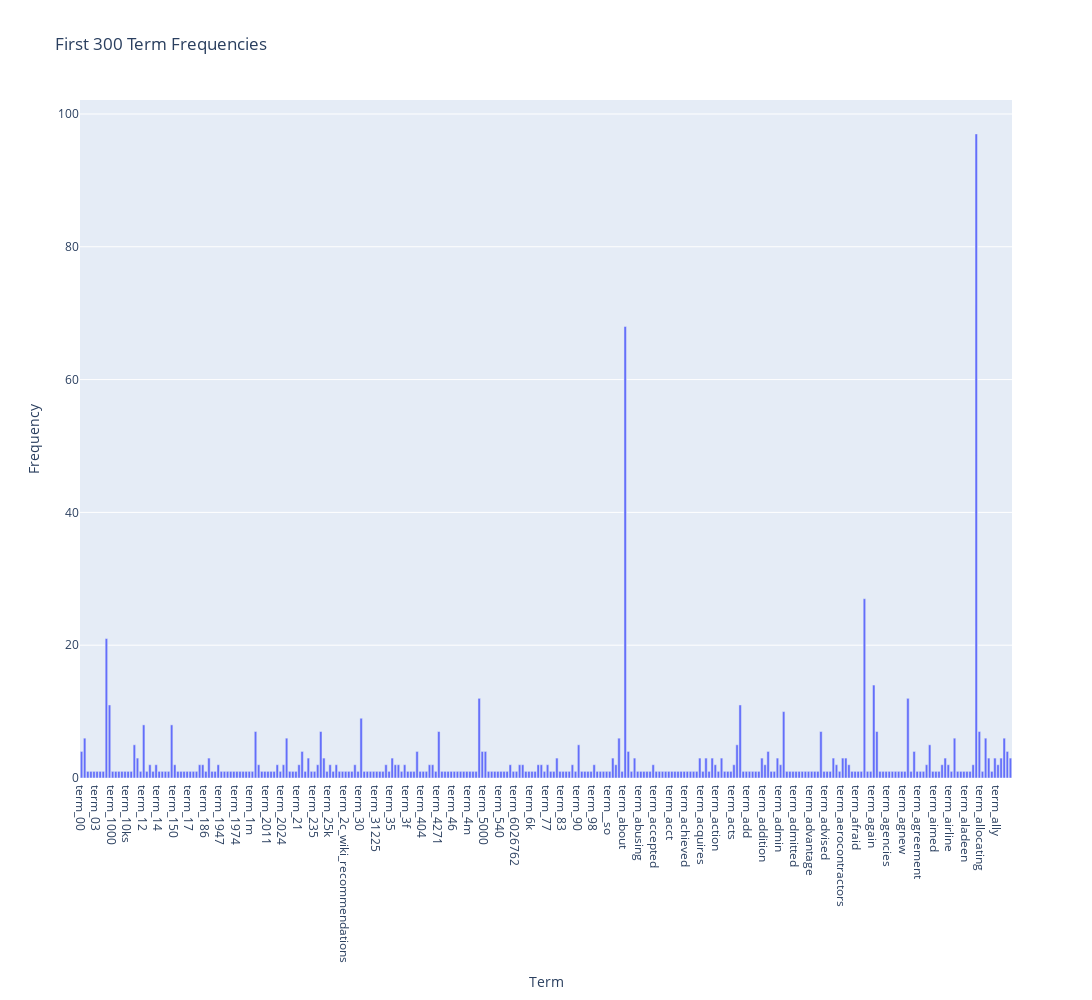

Write notebook code for a chart like this one.
### Code cell
# Exercise 12

print("This is exercise 12: " "\n")

import plotly.express as px #Normal plotly was not running.

bar = pd.DataFrame({
    "Term": ["term_"+str(i) for i in count_vect.get_feature_names_out()[:300]] ,
    "Frequency": term_frequencies[:300]
})

fig = px.bar(
    bar, 
    x="Term", 
    y="Frequency", 
    title="First 300 Term Frequencies",
    width=3000,   
    height=1000
)

fig.show()

### Figure 1 — Plotly figure (JSON) as saved in the notebook; plotly's stock layout.template omitted (floating-point values rounded to 4 significant figures; data arrays with more than 128 entries replaced by an {"elided": "..."} marker saying what was removed)
{"data": [{"hovertemplate": "Term=%{x}<br>Frequency=%{y}<extra></extra>", "legendgroup": "", "marker": {"color": "#636efa", "pattern": {"shape": ""}}, "name": "", "orientation": "v", "showlegend": false, "textposition": "auto", "type": "bar", "x": {"elided": "300 str values"}, "xaxis": "x", "y": {"elided": "300 int values"}, "yaxis": "y"}], "layout": {"barmode": "relative", "height": 1000, "legend": {"tracegroupgap": 0}, "title": {"text": "First 300 Term Frequencies"}, "width": 3000, "xaxis": {"anchor": "y", "domain": [0, 1], "title": {"text": "Term"}}, "yaxis": {"anchor": "x", "domain": [0, 1], "title": {"text": "Frequency"}}}}
